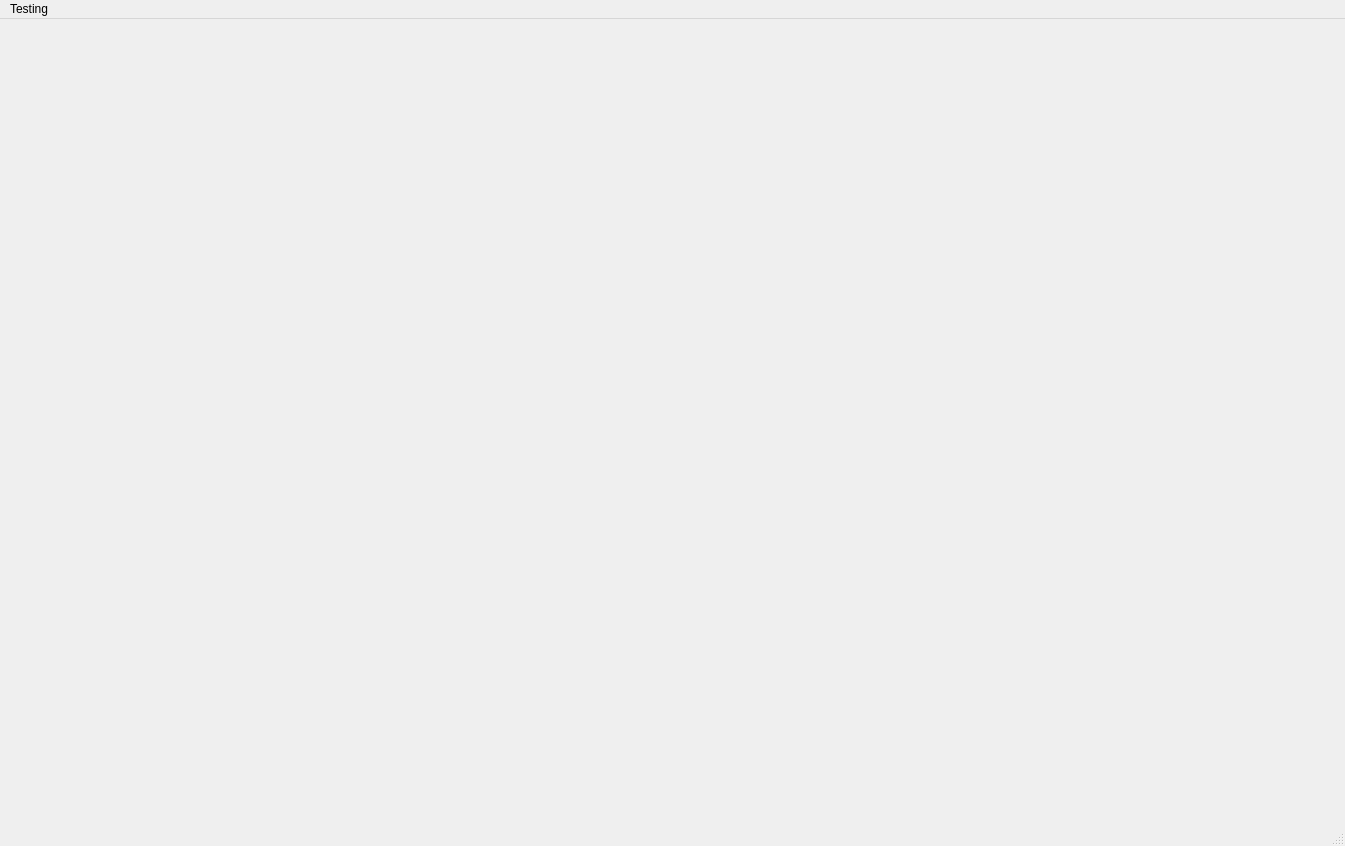
<?xml version="1.0" encoding="UTF-8"?>
<ui version="4.0">
 <class>MainWindow</class>
 <widget class="QMainWindow" name="MainWindow">
  <property name="geometry">
   <rect>
    <x>0</x>
    <y>0</y>
    <width>1345</width>
    <height>846</height>
   </rect>
  </property>
  <property name="FluxLab">
   <string>MainWindow</string>
  </property>
  <widget class="QWidget" name="centralwidget">
   <layout class="QVBoxLayout" name="verticalLayout">
    <item>
     <widget class="QWidget" name="plot_container" native="true"/>
    </item>
   </layout>
  </widget>
  <widget class="QMenuBar" name="menubar">
   <property name="geometry">
    <rect>
     <x>0</x>
     <y>0</y>
     <width>1345</width>
     <height>33</height>
    </rect>
   </property>
   <widget class="QMenu" name="menuTesting">
    <property name="title">
     <string>Testing</string>
    </property>
    <addaction name="actionLoad_Sample_Data"/>
   </widget>
   <addaction name="menuTesting"/>
  </widget>
  <widget class="QStatusBar" name="statusbar"/>
  <action name="actionLoad_Sample_Data">
   <property name="text">
    <string>Load Sample Data</string>
   </property>
  </action>
  <action name="actionTheme">
   <property name="text">
    <string>Theme</string>
   </property>
  </action>
 </widget>
 <resources/>
 <connections/>
</ui>
